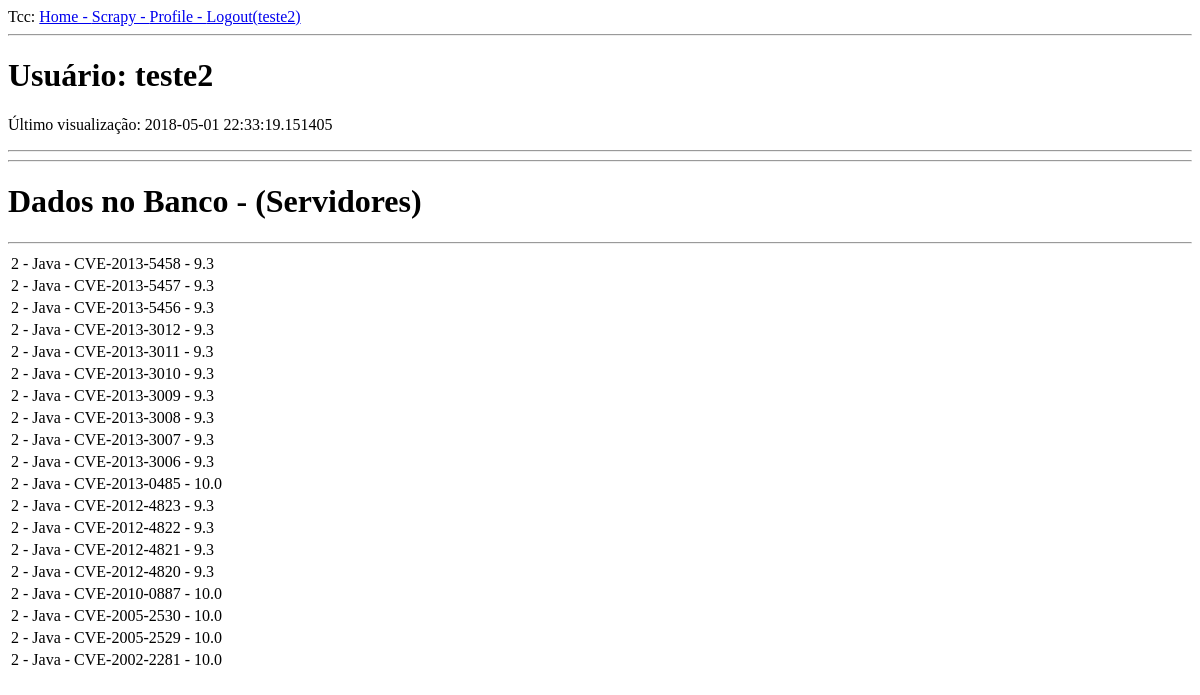
Page /usuario/teste2 (signed in) on the earlier database version.
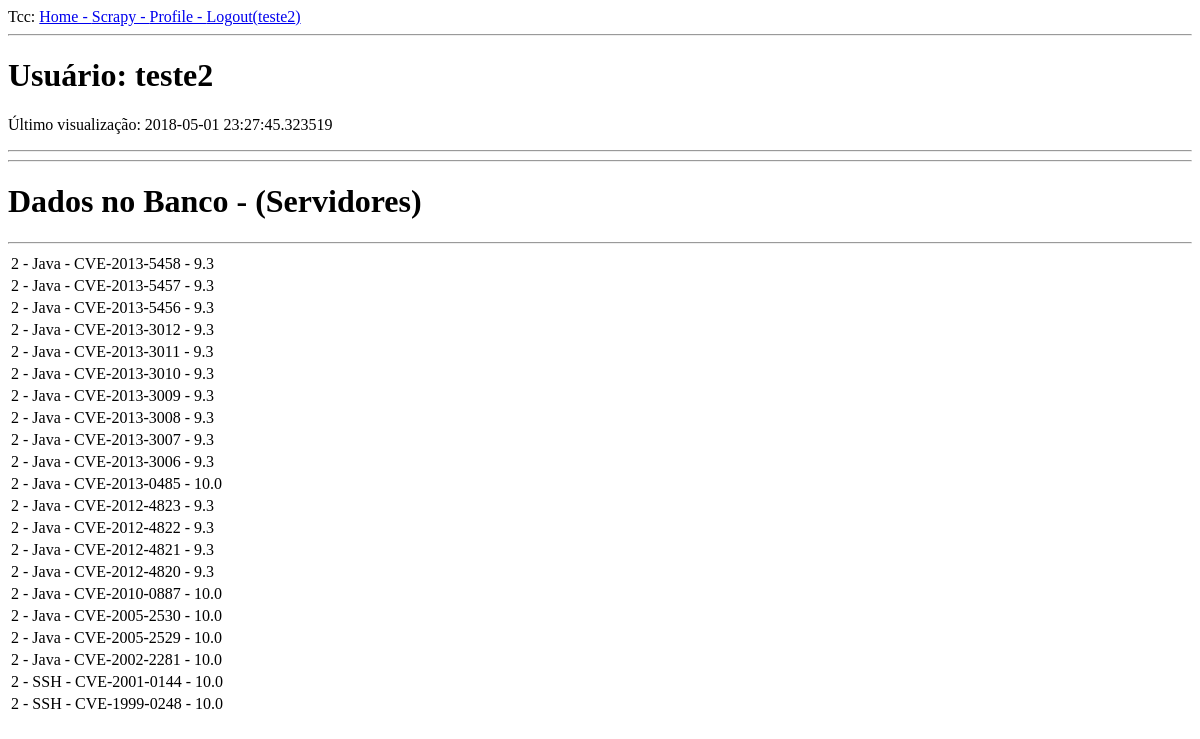
Same page on the later database version.
### app/models.py (models this page shows, shortened)
class Usuario(UserMixin, db.Model):
    id = db.Column(db.Integer, primary_key=True)
    nome = db.Column(db.String(64), index=True, unique=True)
    email = db.Column(db.String(120), index=True, unique=True)
    password_hash = db.Column(db.String(128))
    last_seen = db.Column(db.DateTime, default=datetime.utcnow)
    resultados = db.relationship('Dados', backref='autor_usuario', lazy='dynamic')

class Dados(db.Model):
    id = db.Column(db.Integer, primary_key=True)
    usuario_id = db.Column(db.Integer, db.ForeignKey('usuario.id'))
    produto = db.Column(db.String(20))
    cveid = db.Column(db.String(25))
    tipo = db.Column(db.String(25))
    datacorrecao = db.Column(db.String(50))
    nota = db.Column(db.String(10))
    acesso = db.Column(db.String(100))
    comentario = db.Column(db.String(5000))

### app/routes.py (the view)
@app.route('/usuario/<username>')
@login_required
def user(username):
    user = Usuario.query.filter_by(nome=username).first_or_404()
    dados = Dados.query.filter_by(usuario_id=current_user.id)
    return render_template('user.html', user=user, dados=dados)

### app/models.py (called while the page is built)
@login.user_loader
def load_user(id):
    return Usuario.query.get(int(id))

### app/routes.py (called while the page is built)
@app.before_request
def before_request():
    if current_user.is_authenticated:
        current_user.last_seen = datetime.utcnow()
        db.session.commit()

### app/templates/user.html
{% extends "base.html" %}
{% block content %}
    <h1>Usuário: {{ user.nome }}</h1>
    {% if user.last_seen %}
        <p>Último visualização: {{ user.last_seen }}</p>
    {% endif %}
    <hr>
    <hr>
        <h1>Dados no Banco - (Servidores)</h1>
    <hr>
    <table>
        {% for dado in dados %}
        <tr>
            <td>
                <p>
                    {{ dado.usuario_id }} -
                    {{ dado.produto }} -
                    {{ dado.cveid }} -
                    {{ dado.nota }}
                </p>
            </td>
        </tr>
        {% endfor %}
    </table>
{% endblock %}

### app/templates/base.html (shortened to what this page needs)
<html>
    <head>
    </head>
    <body>
        <div>
            Tcc:
            <a href="{{ url_for('index') }}">Home - </a>
            {% if current_user.is_anonymous %}
            <a href="{{ url_for('login') }}">Login</a>
            {% else %}
            <a href="{{ url_for('scrapy') }}">Scrapy - </a>
            <a href="{{ url_for('user', username=current_user.nome) }}">Profile - </a>
            <a href="{{ url_for('logout') }}">Logout({{ current_user.nome }})</a>
            {% endif %}
        </div>
        <hr>
        {% block content %}{% endblock %}
    </body>
</html>

Differences in the rows shown:
changed Usuario "teste2": last_seen "2018-05-01 22:33:19.151405" → "2018-05-01 23:27:45.323519"
added Dados: usuario_id "2", produto "SSH", cveid "CVE-2001-0144", nota "10.0"
added Dados: usuario_id "2", produto "SSH", cveid "CVE-1999-0248", nota "10.0"
